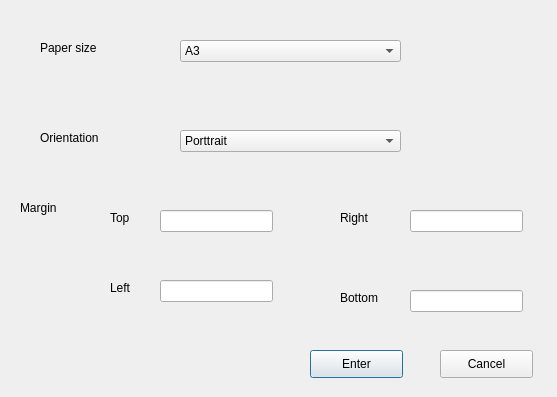
<?xml version="1.0" encoding="UTF-8"?>
<ui version="4.0">
 <class>Dialog</class>
 <widget class="QDialog" name="Dialog">
  <property name="geometry">
   <rect>
    <x>0</x>
    <y>0</y>
    <width>557</width>
    <height>397</height>
   </rect>
  </property>
  <property name="windowTitle">
   <string>Dialog</string>
  </property>
  <widget class="QLabel" name="label">
   <property name="geometry">
    <rect>
     <x>40</x>
     <y>40</y>
     <width>71</width>
     <height>16</height>
    </rect>
   </property>
   <property name="text">
    <string>Paper size</string>
   </property>
  </widget>
  <widget class="QComboBox" name="comboBox">
   <property name="geometry">
    <rect>
     <x>180</x>
     <y>40</y>
     <width>221</width>
     <height>22</height>
    </rect>
   </property>
   <item>
    <property name="text">
     <string>A3</string>
    </property>
   </item>
   <item>
    <property name="text">
     <string>A4</string>
    </property>
   </item>
   <item>
    <property name="text">
     <string>A5</string>
    </property>
   </item>
   <item>
    <property name="text">
     <string>B4</string>
    </property>
   </item>
   <item>
    <property name="text">
     <string>B5</string>
    </property>
   </item>
   <item>
    <property name="text">
     <string>Executive</string>
    </property>
   </item>
   <item>
    <property name="text">
     <string>Legal</string>
    </property>
   </item>
   <item>
    <property name="text">
     <string>Letter</string>
    </property>
   </item>
   <item>
    <property name="text">
     <string>Statement</string>
    </property>
   </item>
   <item>
    <property name="text">
     <string>Tabloid</string>
    </property>
   </item>
  </widget>
  <widget class="QLabel" name="label_2">
   <property name="geometry">
    <rect>
     <x>40</x>
     <y>130</y>
     <width>71</width>
     <height>16</height>
    </rect>
   </property>
   <property name="text">
    <string>Orientation</string>
   </property>
  </widget>
  <widget class="QComboBox" name="comboBox_2">
   <property name="geometry">
    <rect>
     <x>180</x>
     <y>130</y>
     <width>221</width>
     <height>22</height>
    </rect>
   </property>
   <item>
    <property name="text">
     <string>Porttrait </string>
    </property>
   </item>
   <item>
    <property name="text">
     <string>LamdScape</string>
    </property>
   </item>
  </widget>
  <widget class="QLabel" name="label_3">
   <property name="geometry">
    <rect>
     <x>20</x>
     <y>200</y>
     <width>55</width>
     <height>16</height>
    </rect>
   </property>
   <property name="text">
    <string>Margin</string>
   </property>
  </widget>
  <widget class="QLabel" name="label_4">
   <property name="geometry">
    <rect>
     <x>110</x>
     <y>210</y>
     <width>55</width>
     <height>16</height>
    </rect>
   </property>
   <property name="text">
    <string>Top</string>
   </property>
  </widget>
  <widget class="QLabel" name="label_5">
   <property name="geometry">
    <rect>
     <x>340</x>
     <y>290</y>
     <width>55</width>
     <height>16</height>
    </rect>
   </property>
   <property name="text">
    <string>Bottom</string>
   </property>
  </widget>
  <widget class="QLabel" name="label_6">
   <property name="geometry">
    <rect>
     <x>340</x>
     <y>210</y>
     <width>55</width>
     <height>16</height>
    </rect>
   </property>
   <property name="text">
    <string>Right</string>
   </property>
  </widget>
  <widget class="QLabel" name="label_7">
   <property name="geometry">
    <rect>
     <x>110</x>
     <y>280</y>
     <width>55</width>
     <height>16</height>
    </rect>
   </property>
   <property name="text">
    <string>Left</string>
   </property>
  </widget>
  <widget class="QLineEdit" name="lineEdit">
   <property name="geometry">
    <rect>
     <x>160</x>
     <y>210</y>
     <width>113</width>
     <height>22</height>
    </rect>
   </property>
  </widget>
  <widget class="QLineEdit" name="lineEdit_2">
   <property name="geometry">
    <rect>
     <x>160</x>
     <y>280</y>
     <width>113</width>
     <height>22</height>
    </rect>
   </property>
  </widget>
  <widget class="QLineEdit" name="lineEdit_3">
   <property name="geometry">
    <rect>
     <x>410</x>
     <y>210</y>
     <width>113</width>
     <height>22</height>
    </rect>
   </property>
  </widget>
  <widget class="QLineEdit" name="lineEdit_4">
   <property name="geometry">
    <rect>
     <x>410</x>
     <y>290</y>
     <width>113</width>
     <height>22</height>
    </rect>
   </property>
  </widget>
  <widget class="QPushButton" name="pushButton">
   <property name="geometry">
    <rect>
     <x>310</x>
     <y>350</y>
     <width>93</width>
     <height>28</height>
    </rect>
   </property>
   <property name="text">
    <string>Enter</string>
   </property>
  </widget>
  <widget class="QPushButton" name="pushButton_2">
   <property name="geometry">
    <rect>
     <x>440</x>
     <y>350</y>
     <width>93</width>
     <height>28</height>
    </rect>
   </property>
   <property name="text">
    <string>Cancel</string>
   </property>
  </widget>
 </widget>
 <resources/>
 <connections/>
</ui>
